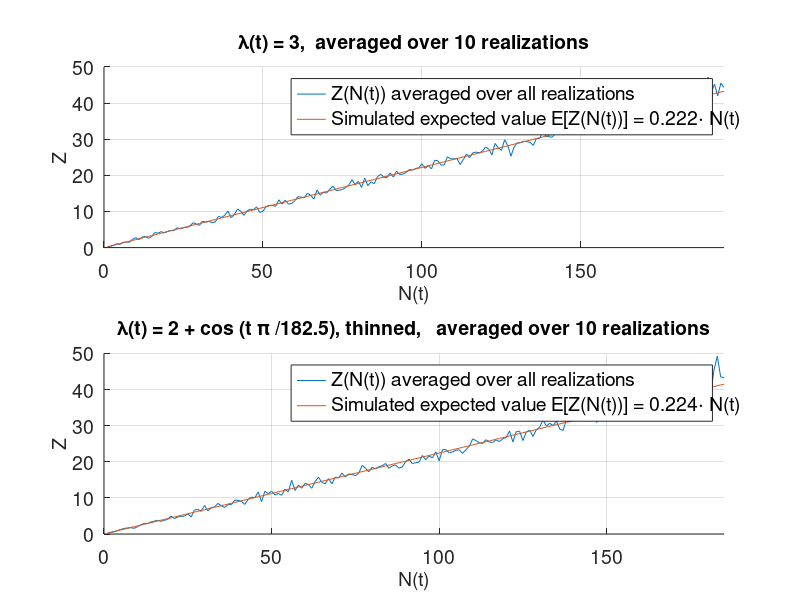

Here is the MATLAB script that generated this plot:
function problem1c
maxDays = 59; %sets Tmax
mu = -2;
sigma = 1;
bMax = 10; %maximum # of realizations
lambda = 2 + cos(pi/182.5*[0:1:maxDays]); %inhomogenous


countingHom = zeros(1,10000); %% since each realization has different lengths, one must account for this
countingInhom = zeros(1,10000);
ZHom_avg = zeros(1,10000); %%for calucalating average ZHom;
ZInhom_avg = zeros(1,10000); %% for calculating average ZInhom;
for b = 1:bMax
    %sample from max rate process
    lambdaMax   = max(lambda);
    NtHom       = poissrnd(lambdaMax*maxDays);
    tHom        = sort(maxDays*rand(NtHom,1)); %simulate arrival times
    
    
    %thinning, with requirement rand() < lambda(T_i)/lambdaMax, 0 < rand() < 1
    tInhom  = [];
    count   = 0;
    for i = 1:NtHom
        accRate = (2 + cos(pi/182.5*tHom(i,1)))/lambdaMax;
        if rand < accRate
            count   = count + 1;
            tInhom  = [tInhom tHom(i,1)]; %%choose (poisson-randomly) which events to keep
        end
    end
    NtInhom = count;
    
    ZHom    = zeros(1,NtHom);
    ZInhom  = zeros(1,NtInhom);
    
    %caluclate Z and Z_avg for homogenous case
    for i = 1:NtHom
        for j = 1:i
            ZHom(i)     = ZHom(i)   + lognrnd(mu,sigma);
        end
        ZHom_avg(i) = ZHom_avg(i) + ZHom(i);
        countingHom(i) = countingHom(i)+1;
    end
    
    %calculate Z and Z_avg for inhomogenous case
    for i = 1:NtInhom
        for j = 1:i
            ZInhom(i)   = ZInhom(i) + lognrnd(mu,sigma);
        end
        ZInhom_avg(i) = ZInhom_avg(i) + ZInhom(i);
        countingInhom(i) = countingInhom(i) + 1;
    end
    
    
    
end
%fixing the matrices, removing all nonzero elements
ZHom_avg      = transpose(nonzeros(ZHom_avg));
ZInhom_avg    = transpose(nonzeros(ZInhom_avg));
countingHom     = transpose(nonzeros(countingHom));
countingInhom   = transpose(nonzeros(countingInhom));

%now that the sums are complete, we average them over # of iterations
ZHom_avg      = ZHom_avg./countingHom;
ZInhom_avg    = ZInhom_avg./countingInhom;

%we comupte the best linear fit for ZHom_avg to find E[Z(N(t))]
linearReg_ZHom      = transpose(1:length(ZHom_avg))    \transpose(ZHom_avg)
linearReg_ZInhom    = transpose(1:length(ZInhom_avg))    \transpose(ZInhom_avg)

close all;
figure();

%plot Z_avg and its linear fit for homogenous case
subplot(2,1,1);
hold on;
grid on;
plot(1:length(ZHom_avg),ZHom_avg);
plot(1:length(ZHom_avg),[1:length(ZHom_avg)]*linearReg_ZHom);
title( ['\lambda(t) = 3,  averaged over ' num2str(bMax) ' realizations']);
xlabel('N(t)'); ylabel('Z');
legend('Z(N(t)) averaged over all realizations',['Simulated expected value E[Z(N(t))] = ' num2str(linearReg_ZHom,'%.3f') '\cdot N(t)']);
xlim([0 length(ZHom_avg)]);

%plot Z_avg and its linear fit for inhomogenous case
subplot(2,1,2);
hold on;
grid on;
plot(1:length(ZInhom_avg),ZInhom_avg);
plot(1:length(ZInhom_avg),[1:length(ZInhom_avg)]*linearReg_ZInhom);
title(['\lambda(t) = 2 + cos (t \pi /182.5), thinned,   averaged over ' num2str(bMax) ' realizations']);
legend('Z(N(t)) averaged over all realizations',['Simulated expected value E[Z(N(t))] = ' num2str(linearReg_ZInhom,'%.3f') '\cdot N(t)']);
xlabel('N(t)'); ylabel('Z');
xlim([0 length(ZInhom_avg)]);

%adjust FontSize
set(findall(gcf,'-property','FontSize'),'FontSize',14);
end